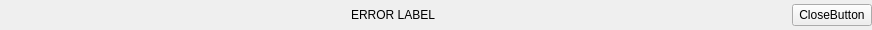
<?xml version="1.0" encoding="UTF-8"?>
<ui version="4.0">
 <class>ErrorBanner</class>
 <widget class="QWidget" name="ErrorBanner">
  <property name="geometry">
   <rect>
    <x>0</x>
    <y>0</y>
    <width>872</width>
    <height>30</height>
   </rect>
  </property>
  <property name="sizePolicy">
   <sizepolicy hsizetype="MinimumExpanding" vsizetype="Fixed">
    <horstretch>0</horstretch>
    <verstretch>0</verstretch>
   </sizepolicy>
  </property>
  <property name="minimumSize">
   <size>
    <width>0</width>
    <height>30</height>
   </size>
  </property>
  <property name="maximumSize">
   <size>
    <width>16777215</width>
    <height>30</height>
   </size>
  </property>
  <property name="windowTitle">
   <string>Form</string>
  </property>
  <property name="autoFillBackground">
   <bool>true</bool>
  </property>
  <layout class="QHBoxLayout" name="horizontalLayout">
   <property name="leftMargin">
    <number>0</number>
   </property>
   <property name="topMargin">
    <number>0</number>
   </property>
   <property name="rightMargin">
    <number>0</number>
   </property>
   <property name="bottomMargin">
    <number>0</number>
   </property>
   <item>
    <spacer name="horizontalSpacer">
     <property name="orientation">
      <enum>Qt::Horizontal</enum>
     </property>
     <property name="sizeHint" stdset="0">
      <size>
       <width>40</width>
       <height>20</height>
      </size>
     </property>
    </spacer>
   </item>
   <item alignment="Qt::AlignHCenter">
    <widget class="QLabel" name="errorLabel">
     <property name="sizePolicy">
      <sizepolicy hsizetype="MinimumExpanding" vsizetype="Fixed">
       <horstretch>0</horstretch>
       <verstretch>0</verstretch>
      </sizepolicy>
     </property>
     <property name="text">
      <string>ERROR LABEL</string>
     </property>
    </widget>
   </item>
   <item>
    <spacer name="horizontalSpacer_2">
     <property name="orientation">
      <enum>Qt::Horizontal</enum>
     </property>
     <property name="sizeHint" stdset="0">
      <size>
       <width>40</width>
       <height>20</height>
      </size>
     </property>
    </spacer>
   </item>
   <item>
    <widget class="QPushButton" name="closeButton">
     <property name="text">
      <string>CloseButton</string>
     </property>
    </widget>
   </item>
  </layout>
 </widget>
 <resources/>
 <connections/>
</ui>
